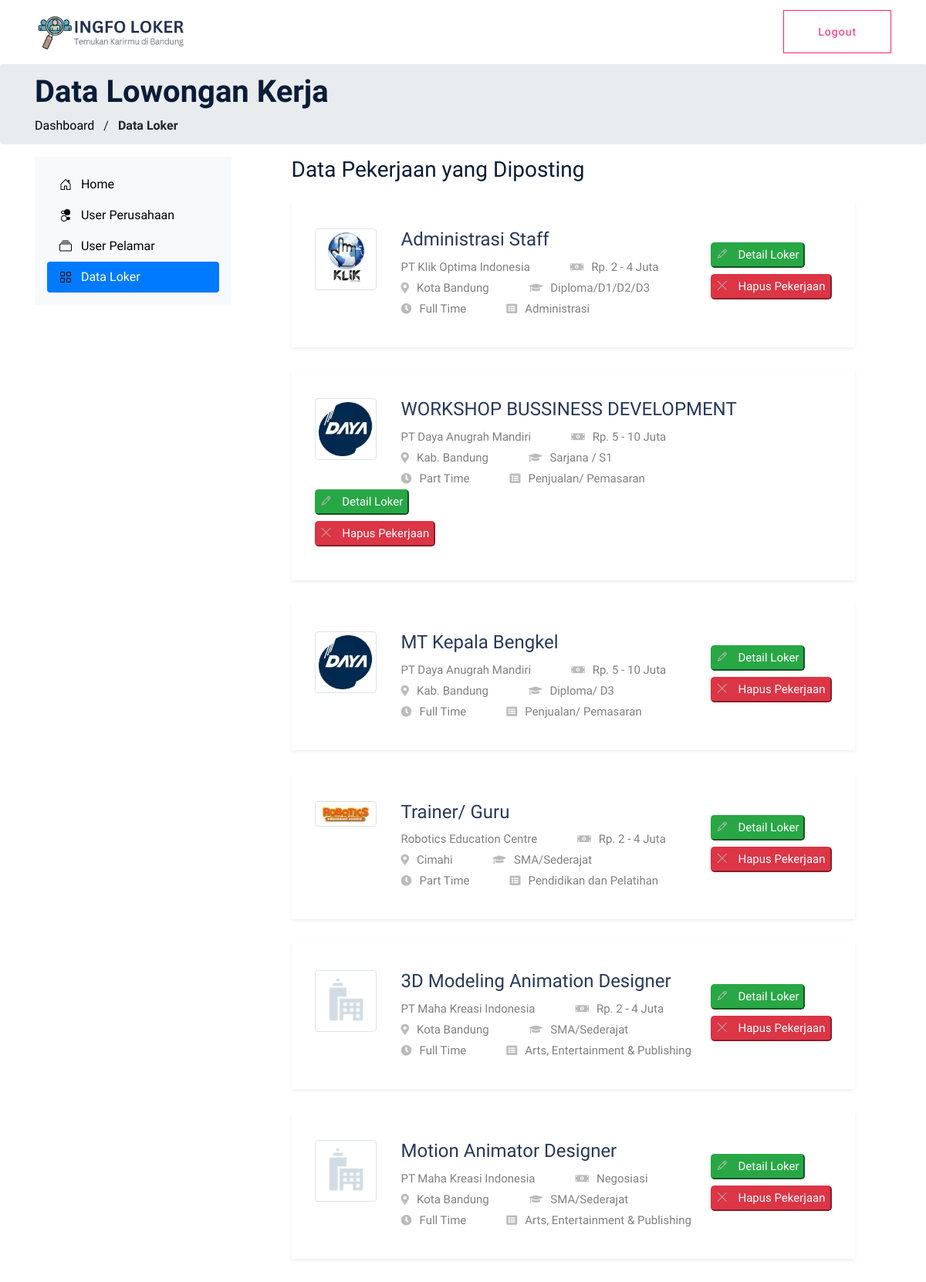
/admin/dashboard/list_pekerjaan.php (signed in), run on the app's committed database.
### tables this page shows
CREATE TABLE `info_pekerjaan` (
  `id_pekerjaan` int(11) NOT NULL,
  `id_perusahaan` int(11) NOT NULL,
  `id_lokasi` int(11) NOT NULL,
  `id_kategori` int(11) NOT NULL,
  `judul` varchar(100) NOT NULL,
  `tipe` varchar(20) NOT NULL,
  `gaji` varchar(20) NOT NULL,
  `pendidikan` varchar(20) NOT NULL,
  `deskripsi` text NOT NULL,
  `gender` varchar(30) NOT NULL,
  `tanggung_jawab` text NOT NULL,
  `keahlian` text NOT NULL,
  `waktu_bekerja` text NOT NULL
);

CREATE TABLE `perusahaan` (
  `id_perusahaan` int(11) NOT NULL,
  `username_perusahaan` varchar(100) NOT NULL,
  `password_perusahaan` varchar(100) NOT NULL,
  `nama_perusahaan` varchar(100) NOT NULL,
  `email_perusahaan` varchar(100) NOT NULL,
  `telepon_perusahaan` varchar(20) NOT NULL,
  `website_perusahaan` varchar(255) NOT NULL,
  `logo_perusahaan` varchar(255) NOT NULL,
  `id_lokasi` int(11) NOT NULL,
  `tentang` varchar(255) NOT NULL
);

CREATE TABLE `lokasi_pekerjaan` (
  `id_lokasi` int(11) NOT NULL,
  `nama_lokasi` varchar(50) NOT NULL
);

CREATE TABLE `kategori_pekerjaan` (
  `id_kategori` int(11) NOT NULL,
  `nama_kategori` varchar(100) NOT NULL
);

### functions.php (called while the page is built, shortened)
<?php
$conn = mysqli_connect("localhost", "root", "", "loker");
function query($query)
{
    global $conn;
    $result = mysqli_query($conn, $query);
    $rows = [];
    while ($row = mysqli_fetch_assoc($result)) {
        $rows[] = $row;
    }
    return $rows;
}

### admin/dashboard/list_pekerjaan.php (the view, shortened to what this page needs)
<?php
require '../../functions.php';
$info_pekerjaan = query(
"SELECT
	info_pekerjaan.id_pekerjaan,
	info_pekerjaan.judul,
	perusahaan.nama_perusahaan,
	perusahaan.logo_perusahaan,
	lokasi_pekerjaan.nama_lokasi,
	kategori_pekerjaan.nama_kategori,
	info_pekerjaan.tipe,
	info_pekerjaan.gaji,
	info_pekerjaan.pendidikan
FROM
	info_pekerjaan
	INNER JOIN
	kategori_pekerjaan
	ON
		info_pekerjaan.id_kategori = kategori_pekerjaan.id_kategori
	INNER JOIN
	perusahaan
	ON
		info_pekerjaan.id_perusahaan = perusahaan.id_perusahaan
	INNER JOIN
	lokasi_pekerjaan
	ON
		info_pekerjaan.id_lokasi = lokasi_pekerjaan.id_lokasi
    ORDER BY id_pekerjaan asc");
?>
<?php include 'navbar.php' ?>
<section class="breadcrumb" id="home-section">
    <div class="container">
        <div class="row">
            <div class="col-md-7 mt-8 mb-8">
                <h1 class="text-black font-weight-bold">Data Lowongan Kerja</h1>
                <div class="custom-breadcrumbs">
                    <a href="home.php"><span style="color: black;">Dashboard</span></a> <span class="mx-2 slash">/</span>
                    <span class="text-black"><strong>Data Loker</strong></span>
                </div>
            </div>
        </div>
    </div>
</section>
<main>
    <div class="container">
        <div class="row">
            <?php include 'dashboard.php' ?>
            <div class="col-md-8 bg-white padding-2 container">
                <h3 class="mb-4">Data Pekerjaan yang Diposting</h3>
                <?php foreach ($info_pekerjaan as $row) { ?>
                    <div class="shadow-sm">
                        <div class="single-job-items mb-30">
                            <div class="job-items">
                                <div class="company-img">
                                    <a href="job_details.php?id=<?= $row['id_pekerjaan'] ?>"><img src="../../upload/perusahaan/logo/<?= $row['logo_perusahaan'] ?>" alt="" width="80px" class="img-thumbnail"></a>
                                </div>
                                <div class="job-tittle job-tittle2">
                                    <a href="job_details.php?id=<?= $row['id_pekerjaan'] ?>">
                                        <h4><?= $row['judul'] ?></h4>
                                    </a>
                                    <ul>
                                        <li><?= $row['nama_perusahaan'] ?></li>
                                        <li><i class="fas fa-money-bill-alt"></i><?= $row['gaji'] ?></li>
                                    </ul>
                                    <ul>
                                        <li><i class="fas fa-map-marker-alt"></i><?= $row['nama_lokasi'] ?></li>
                                        <li><i class="fas fa-graduation-cap"></i><?= $row['pendidikan'] ?></li>
                                    </ul>
                                    <ul>
                                        <li><i class="fas fa-clock"></i><?= $row['tipe'] ?></li>
                                        <li><i class="fas fa-list-alt"></i><?= $row['nama_kategori'] ?></li>
                                    </ul>
                                </div>
                            </div>
                            <div class="my-auto job-tittle job-tittle2">
                                <ul>
                                    <li>
                                        <button class="btn-success rounded-lg mb-2">
                                            <i class="ti-pencil"></i>
                                            <a href="job_details.php?id=<?= $row['id_pekerjaan'] ?>">Detail Loker</a>
                                        </button>
                                    </li>
                                </ul>
                                <ul>
                                    <li>
                                        <form action="" method="post">
                                            <button type="submit" class="btn-danger rounded-lg mb-2" onclick="return confirm('Yakin untuk menghapus lowongan pekerjaan?')" name="hapus_pekerjaan">
                                                <i class="ti-close"></i>
                                                Hapus Pekerjaan
                                            </button>
                                        </form>
                                    </li>
                                </ul>
                            </div>
                        </div>
                    </div>
                <?php } ?>
            </div>
        </div>
    </div>
</main>
</body>

### data on the page
info_pekerjaan: id_perusahaan.logo_perusahaan (picture), judul "Administrasi Staff", id_perusahaan.nama_perusahaan "PT Klik Optima Indonesia", gaji "Rp. 2 - 4 Juta", id_lokasi.nama_lokasi "Kota Bandung", pendidikan "Diploma/D1/D2/D3", tipe "Full Time", id_kategori.nama_kategori "Administrasi"
info_pekerjaan: id_perusahaan.logo_perusahaan (picture), judul "WORKSHOP BUSSINESS DEVELOPMENT", id_perusahaan.nama_perusahaan "PT Daya Anugrah Mandiri", gaji "Rp. 5 - 10 Juta", id_lokasi.nama_lokasi "Kab. Bandung", pendidikan "Sarjana / S1", tipe "Part Time", id_kategori.nama_kategori "Penjualan/ Pemasaran"
info_pekerjaan: id_perusahaan.logo_perusahaan (picture), judul "MT Kepala Bengkel", id_perusahaan.nama_perusahaan "PT Daya Anugrah Mandiri", gaji "Rp. 5 - 10 Juta", id_lokasi.nama_lokasi "Kab. Bandung", pendidikan "Diploma/ D3", tipe "Full Time", id_kategori.nama_kategori "Penjualan/ Pemasaran"
info_pekerjaan: id_perusahaan.logo_perusahaan (picture), judul "Trainer/ Guru", id_perusahaan.nama_perusahaan "Robotics Education Centre", gaji "Rp. 2 - 4 Juta", id_lokasi.nama_lokasi "Cimahi", pendidikan "SMA/Sederajat", tipe "Part Time", id_kategori.nama_kategori "Pendidikan dan Pelatihan"
info_pekerjaan: id_perusahaan.logo_perusahaan (placeholder picture), judul "3D Modeling Animation Designer", id_perusahaan.nama_perusahaan "PT Maha Kreasi Indonesia", gaji "Rp. 2 - 4 Juta", id_lokasi.nama_lokasi "Kota Bandung", pendidikan "SMA/Sederajat", tipe "Full Time", id_kategori.nama_kategori "Arts, Entertainment & Publishing"
info_pekerjaan: id_perusahaan.logo_perusahaan (placeholder picture), judul "Motion Animator Designer", id_perusahaan.nama_perusahaan "PT Maha Kreasi Indonesia", gaji "Negosiasi", id_lokasi.nama_lokasi "Kota Bandung", pendidikan "SMA/Sederajat", tipe "Full Time", id_kategori.nama_kategori "Arts, Entertainment & Publishing"
